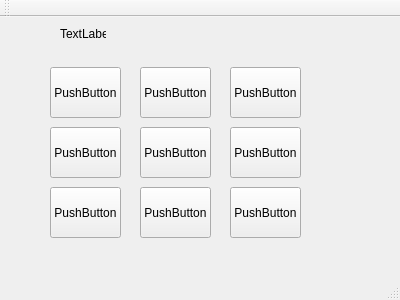
<?xml version="1.0" encoding="UTF-8"?>
<ui version="4.0">
 <class>MainWindow</class>
 <widget class="QMainWindow" name="MainWindow">
  <property name="geometry">
   <rect>
    <x>0</x>
    <y>0</y>
    <width>400</width>
    <height>300</height>
   </rect>
  </property>
  <property name="windowTitle">
   <string>MainWindow</string>
  </property>
  <widget class="QWidget" name="centralWidget">
   <widget class="QPushButton" name="pushButton">
    <property name="geometry">
     <rect>
      <x>50</x>
      <y>50</y>
      <width>71</width>
      <height>51</height>
     </rect>
    </property>
    <property name="text">
     <string>PushButton</string>
    </property>
   </widget>
   <widget class="QPushButton" name="pushButton_2">
    <property name="geometry">
     <rect>
      <x>140</x>
      <y>50</y>
      <width>71</width>
      <height>51</height>
     </rect>
    </property>
    <property name="text">
     <string>PushButton</string>
    </property>
   </widget>
   <widget class="QPushButton" name="pushButton_3">
    <property name="geometry">
     <rect>
      <x>50</x>
      <y>110</y>
      <width>71</width>
      <height>51</height>
     </rect>
    </property>
    <property name="text">
     <string>PushButton</string>
    </property>
   </widget>
   <widget class="QPushButton" name="pushButton_4">
    <property name="geometry">
     <rect>
      <x>230</x>
      <y>50</y>
      <width>71</width>
      <height>51</height>
     </rect>
    </property>
    <property name="text">
     <string>PushButton</string>
    </property>
   </widget>
   <widget class="QPushButton" name="pushButton_5">
    <property name="geometry">
     <rect>
      <x>140</x>
      <y>110</y>
      <width>71</width>
      <height>51</height>
     </rect>
    </property>
    <property name="text">
     <string>PushButton</string>
    </property>
   </widget>
   <widget class="QPushButton" name="pushButton_6">
    <property name="geometry">
     <rect>
      <x>230</x>
      <y>110</y>
      <width>71</width>
      <height>51</height>
     </rect>
    </property>
    <property name="text">
     <string>PushButton</string>
    </property>
   </widget>
   <widget class="QPushButton" name="pushButton_7">
    <property name="geometry">
     <rect>
      <x>50</x>
      <y>170</y>
      <width>71</width>
      <height>51</height>
     </rect>
    </property>
    <property name="text">
     <string>PushButton</string>
    </property>
   </widget>
   <widget class="QPushButton" name="pushButton_8">
    <property name="geometry">
     <rect>
      <x>140</x>
      <y>170</y>
      <width>71</width>
      <height>51</height>
     </rect>
    </property>
    <property name="text">
     <string>PushButton</string>
    </property>
   </widget>
   <widget class="QPushButton" name="pushButton_9">
    <property name="geometry">
     <rect>
      <x>230</x>
      <y>170</y>
      <width>71</width>
      <height>51</height>
     </rect>
    </property>
    <property name="text">
     <string>PushButton</string>
    </property>
   </widget>
   <widget class="QLabel" name="label">
    <property name="geometry">
     <rect>
      <x>60</x>
      <y>10</y>
      <width>46</width>
      <height>13</height>
     </rect>
    </property>
    <property name="text">
     <string>TextLabel</string>
    </property>
   </widget>
  </widget>
  <widget class="QMenuBar" name="menuBar">
   <property name="geometry">
    <rect>
     <x>0</x>
     <y>0</y>
     <width>400</width>
     <height>21</height>
    </rect>
   </property>
  </widget>
  <widget class="QToolBar" name="mainToolBar">
   <attribute name="toolBarArea">
    <enum>TopToolBarArea</enum>
   </attribute>
   <attribute name="toolBarBreak">
    <bool>false</bool>
   </attribute>
  </widget>
  <widget class="QStatusBar" name="statusBar"/>
 </widget>
 <layoutdefault spacing="6" margin="11"/>
 <resources/>
 <connections/>
</ui>
